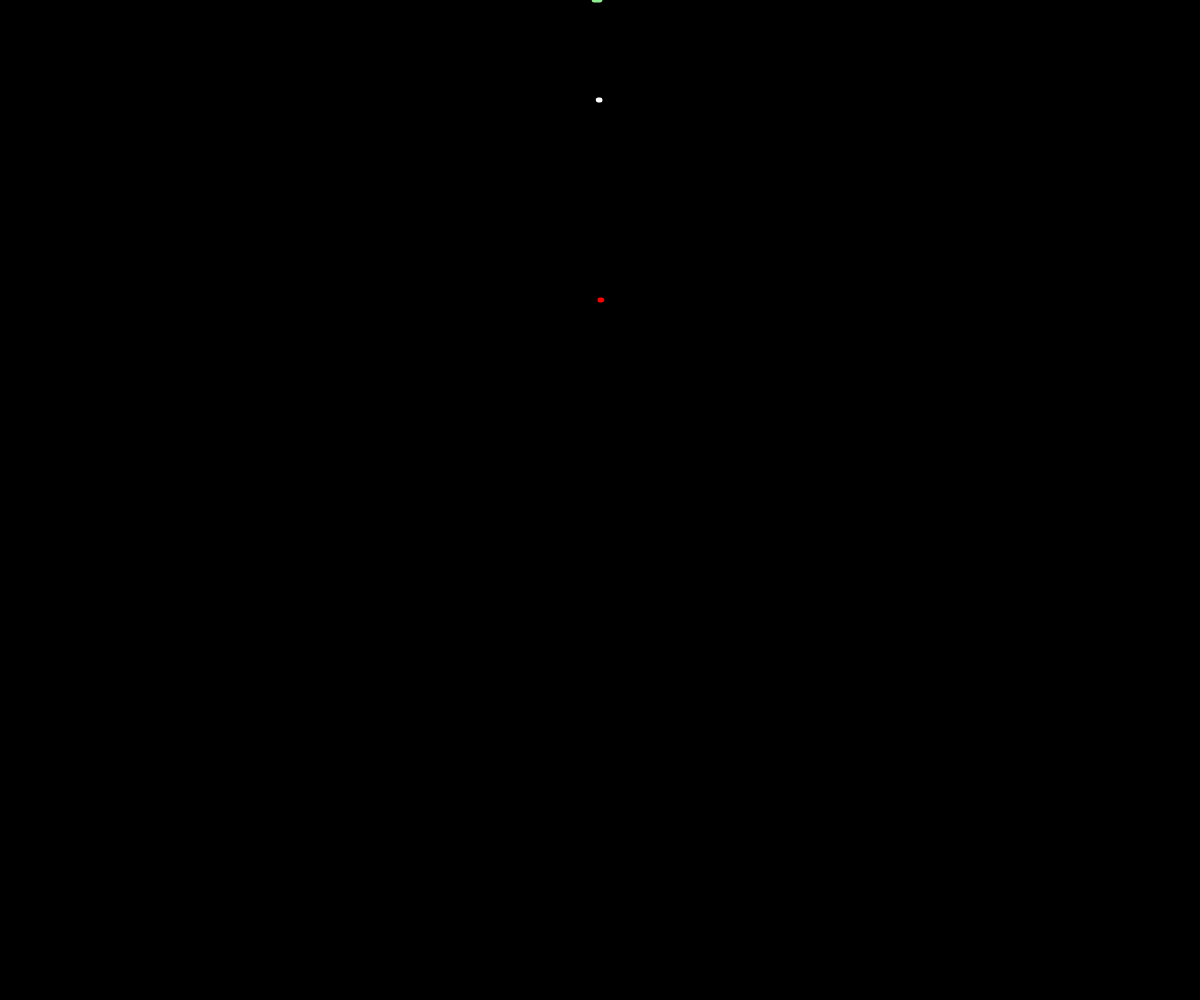
Frame 1 (no input)
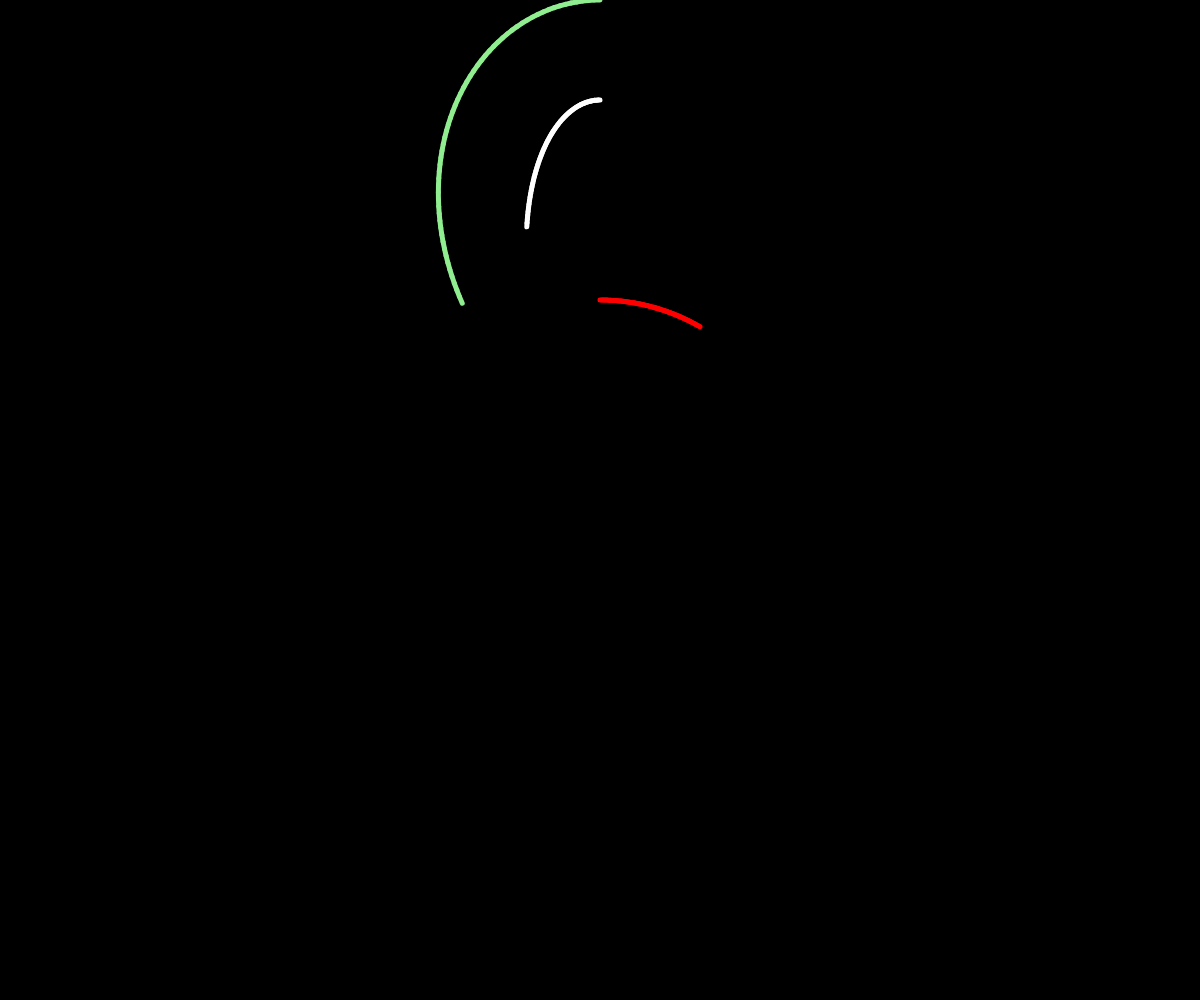
Frame 60 (no input)
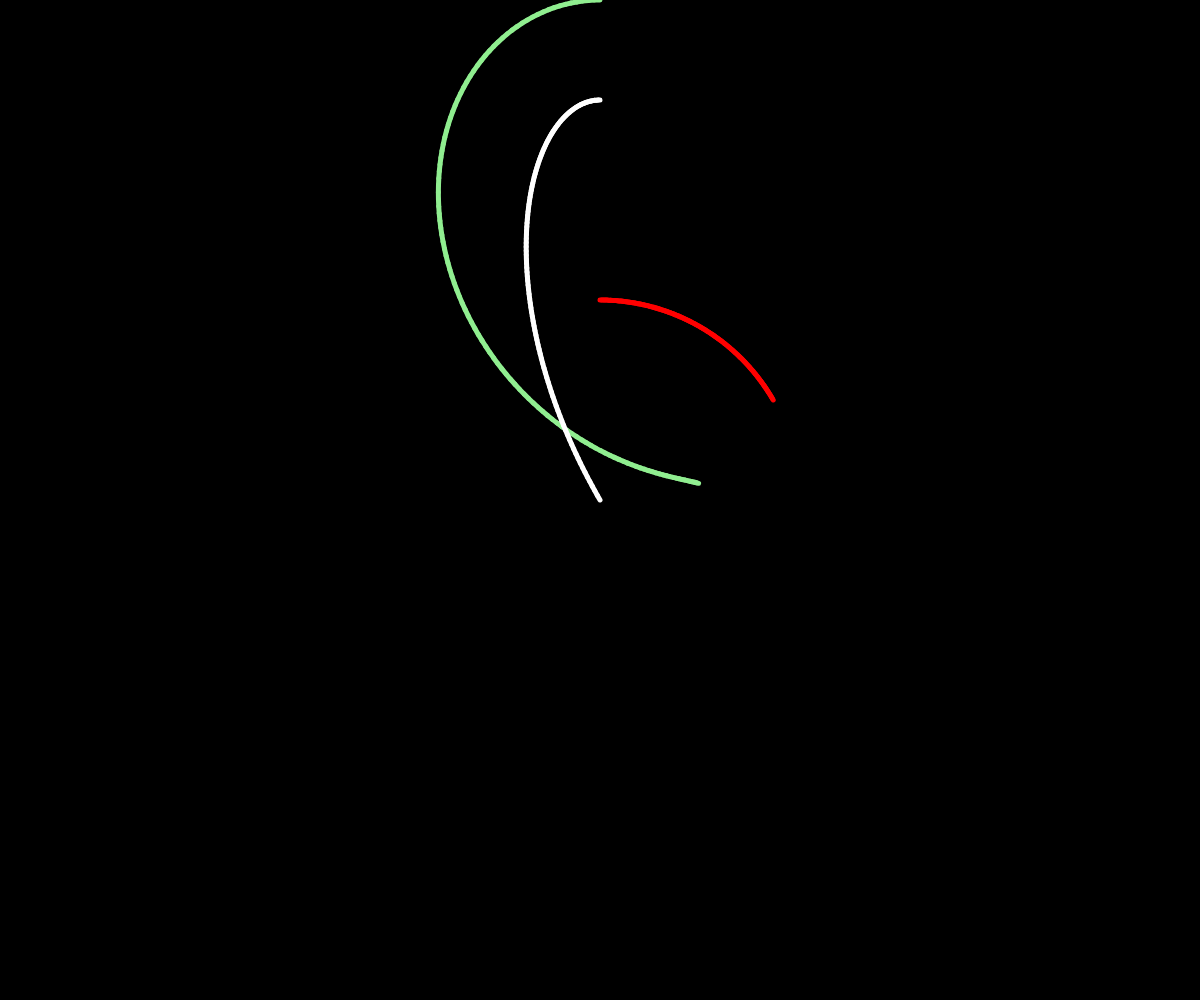
Frame 120 (the mouse pressed at the canvas centre since frame 60)

The p5.js sketch that drew these frames (run headless with seeded random() and noise() and a simulated clock; from frame 60 on, the mouse is pressed at the canvas centre):

// p5.js sketch
// ── sketch.js
function setup() {
  createCanvas(window.innerWidth, window.innerHeight);
  background(0);
  strokeWeight(5)
  stroke('white')
  angleMode(DEGREES);
  // frameRate(10)
  noFill()
}
let x1 = 0;
let y1 = 0;
let x2;
let y2;
const xDivider = 200;
const yDivider = 200;
let xCounter1 = 0;
let yCounter1 = 0;
let xCounter2 = xDivider;
let yCounter2 = 0;
let killCounter = 0;
let frames = 50000;

const radius1 = 200;
const radius2 = 200;
const radius3 = 100;
const radius4 = 70;
const radius5 = 30;
let angle1 = 0;
let angle2 = 0;
let angle3 = 0;
let angle4 = 0;
let angle5 = 0;
const adder1 = 0.5;
const adder2 = -1;
const adder3 = -2.33;
const adder4 = 0.5;
const adder5 = 5.2;

let x;
let y;
let nextX;
let nextY;
let prevX;
let prevY;


function draw() {
  // background(0, 12);
  // fancyLines()
  // randomLines();
  orbitalLines()
}

function randomLines() {
  strokeWeight(0.2)
  x2 = Math.random()*width
  y2 = Math.random()*height;

  line(x1, y1, x2, y2)
  console.log(x1)
  x1 = x2
  y1 = y2

}

function fancyLines() {
  strokeWeight(0.1)
  if (yCounter1 == 0 && xCounter1 < xDivider) {
    xCounter1 += xDivider/(xDivider+10);
  } else if (yCounter1 < yDivider && xCounter1 == xDivider) {
    yCounter1 += yDivider/(yDivider);
  } else if (yCounter1 == yDivider && xCounter1 <= xDivider && xCounter1 > 0) {
    xCounter1 -= xDivider/(xDivider);
  } else if (yCounter1 <= yDivider && xCounter1 == 0) {
    yCounter1 -= yDivider/(yDivider);
  }

  if (yCounter2 == 0 && xCounter2 < xDivider) {
    xCounter2 += xDivider/(xDivider-10);
  } else if (yCounter2 < yDivider && xCounter2 == xDivider) {
    yCounter2 += yDivider/(yDivider);
  } else if (yCounter2 == yDivider && xCounter2 <= xDivider && xCounter2 > 0) {
    xCounter2 -= xDivider/(xDivider);
  } else if (yCounter2 <= yDivider && xCounter2 == 0) {
    yCounter2 -= yDivider/(yDivider);
  }

  x1 = (width/xDivider)*xCounter1;
  y1 = (height/yDivider)*yCounter1;
  x2 = (width/xDivider)*xCounter2;
  y2 = (height/yDivider)*yCounter2;

  if (xCounter2 >= xDivider) {
    xCounter2 = xDivider;
  } else if (xCounter2 <= 0) {
    xCounter2 = 0;
  }
  if (yCounter2 >= yDivider) {
    yCounter2 = yDivider;
  } else if (yCounter2 <= 0) {
    yCounter2 = 0;
  }
  
  if (xCounter1 >= xDivider) {
    xCounter1 = xDivider;
  } else if (xCounter1 <= 0) {
    xCounter1 = 0;
  }
  if (yCounter1 >= yDivider) {
    yCounter1 = yDivider;
  } else if (yCounter1 <= 0) {
    yCounter1 = 0;
  }


  // console.log("x = "+Math.floor(xCounter2))
  // console.log("y = "+yCounter2)

  line(x1, y1, x2, y2);

  if (onclick) {
    frameRate(0);
    console.log("kill")
  }
  killCounter++
}

function orbitalLines() {
// let looper = 8
//   for (let i = 0; i < looper; i++) {
//     const divider = 360/looper;
//       drawStartOrbitalLines(-angle1+i*divider, radius1, -adder1, 'red')
//       drawOrbitalLines(angle2+i*divider+looper, radius2, adder2, 'white')
//       drawOrbitalLines(-angle3+i*divider, radius3, -adder3, 'lightgreen')
//       drawOrbitalLines(angle4+i*divider+looper, radius4, adder4, 'yellow')
//       drawOrbitalLines(-angle5+i*divider, radius5, -adder5, 'magenta')

//       drawStartOrbitalLines(angle1+i*divider, radius1/3, adder1, 'red')
//       drawOrbitalLines(angle2+i*divider+looper, radius2, adder2, 'white')
//       drawOrbitalLines(-angle3+i*divider, radius3, -adder3, 'lightgreen')
//       drawOrbitalLines(angle4+i*divider+looper, radius4, adder4, 'yellow')
//       drawOrbitalLines(-angle5+i*divider, radius5, -adder5, 'magenta')
//   }

  drawStartOrbitalLines(angle1, radius1, adder1, 'red')
  drawOrbitalLines(angle2, radius2, adder2, 'white')
  drawOrbitalLines(angle3, radius3, adder3, 'lightgreen')
  // drawOrbitalLines(angle4, radius4, adder4, 'yellow')
  // drawOrbitalLines(angle5, radius5, adder5, 'magenta')

    // point(x, y);
  angle1 = (angle1+adder1)%360;
  angle2 = (angle2+adder2)%360;
  angle3 = (angle3+adder3)%360;
  angle4 = (angle4+adder4)%360;
  angle5 = (angle5+adder5)%360;
}

function drawStartOrbitalLines(angle, radius, adder, s) {
  x = cos(angle-90)*radius+width/2
  nextX = cos(angle+adder-90)*radius+width/2
  y = sin(angle-90)*radius+height/2
  nextY = sin(angle+adder-90)*radius+height/2
  prevX = x;
  prevY = y;
  
  stroke(s)
  line(x, y, nextX, nextY)
}

function drawOrbitalLines(angle, radius, adder, s) {
  x = cos(angle-90)*radius+prevX;
  nextX = cos(angle+adder-90)*radius+nextX;
  y = sin(angle-90)*radius+prevY
  nextY = sin(angle+adder-90)*radius+nextY;
  prevX = x;
  prevY = y;
  
  stroke(s)
  line(x, y, nextX, nextY)
}
